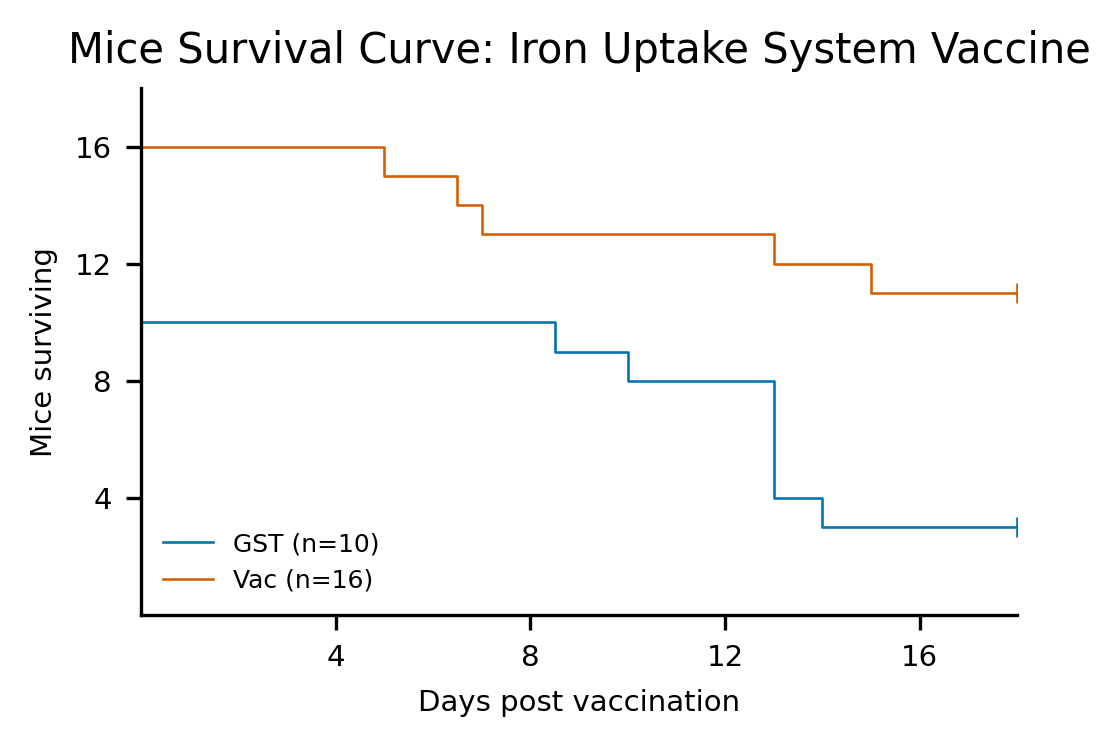

Recreate this plot in Python.
# v2.0, Kaplan-Meier Plot, Joseph Mice.csv, Time, Event, Treatment
import pandas as pd
import numpy as np
import matplotlib.pyplot as plt

CONFIG = {
    "figsize": (3.5, 2.5),
    "dpi": 300,
    "fontsize": 7,
    "palette": {
        "GST": "#0072B2",  # Blue
        "Vac": "#D55E00"   # Red
    }, 
    "linewidth": 0.625,    # Decreased by 50%
}

# Apply Nature-style formatting
plt.rcParams.update({
    "font.family": ["Arial", "Helvetica", "DejaVu Sans", "sans-serif"],
    "font.size": CONFIG["fontsize"],
    "axes.labelsize": CONFIG["fontsize"],
    "axes.titlesize": 10,
    "xtick.labelsize": CONFIG["fontsize"],
    "ytick.labelsize": CONFIG["fontsize"],
    "legend.fontsize": CONFIG["fontsize"] - 1,
    "lines.linewidth": CONFIG["linewidth"],
})

def kaplan_meier(df_group):
    """Computes survival curve points (time, number of mice surviving)"""
    df_g = df_group.sort_values("Time")
    n = len(df_g)
    times = [0.0]
    alive = [n]
    
    current_alive = n
    for t, g in df_g.groupby("Time"):
        events = g["Event"].sum()
        censored = len(g) - events
        if events > 0:
            current_alive -= events
        times.append(t)
        alive.append(current_alive)
        current_alive -= censored
        
    return times, alive

# 1. Load Data
df = pd.read_csv("Joseph Mice.csv")

# 2. Setup Figure
fig, ax = plt.subplots(figsize=CONFIG["figsize"], dpi=CONFIG["dpi"])

# 3. Plot Data
# Iterate in explicit order to ensure GST is on top of the legend
for treatment, n_label in [("GST", "GST (n=10)"), ("Vac", "Vac (n=16)")]:
    group_df = df[df["Treatment"] == treatment]
    t, s = kaplan_meier(group_df)
    color = CONFIG["palette"].get(treatment, "#000000")
    
    # Draw standard step curve
    ax.step(t, s, where="post", label=n_label, color=color)
    
    # Add vertical tick marks for censored subjects
    censored = group_df[group_df["Event"] == 0]
    if not censored.empty:
        for c_t in censored["Time"].unique():
            # Find corresponding survival height at the time of censoring
            idx = next(i for i, time in reversed(list(enumerate(t))) if time <= c_t)
            c_s = s[idx]
            ax.plot(c_t, c_s, marker='|', color=color, markersize=5, markeredgewidth=CONFIG["linewidth"])

# 4. Axes & Aesthetics
ax.set_title("Mice Survival Curve: Iron Uptake System Vaccine", fontdict={'fontsize': 10, 'fontname': 'Arial'})
ax.set_xlabel("Days post vaccination")
ax.set_ylabel("Mice surviving")
ax.set_xlim(0, 18)
ax.set_ylim(0, 18)

# Tick intervals = 4, specifically excluding 0
ax.set_xticks(np.arange(4, 19, 4))
ax.set_yticks(np.arange(4, 19, 4))

ax.spines["top"].set_visible(False)
ax.spines["right"].set_visible(False)

# Place legend in the lower left, replacing the old stats box position
ax.legend(frameon=False, loc="lower left")

# 5. Render
plt.tight_layout()
plt.savefig("kaplan_meier_survival_v2.png", bbox_inches="tight")
plt.show()
